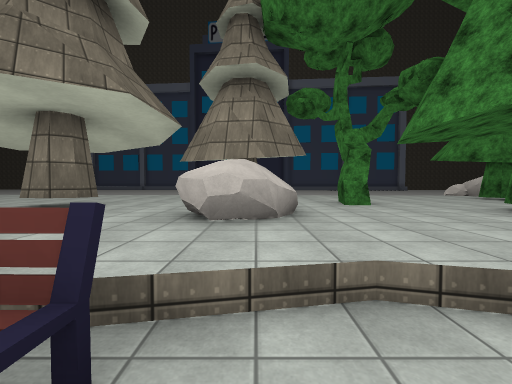
View 1 (above)

24 first-person views from a walk through a 3-D level made in the Unity game engine. The camera is 1.4 m above the floor, tilts 2° down and sees 90° across. The floor is counted in squares, 2 m on a side. Each view is taken from the middle of a square. On the plan, view 1 faces up. The plan holds only what a view shows up to about 9 squares ahead; the rest is blank. The place goes on beyond the plan. The player is left out. Some animated figures are not drawn. Some surface patterns are stand-ins.

View 2
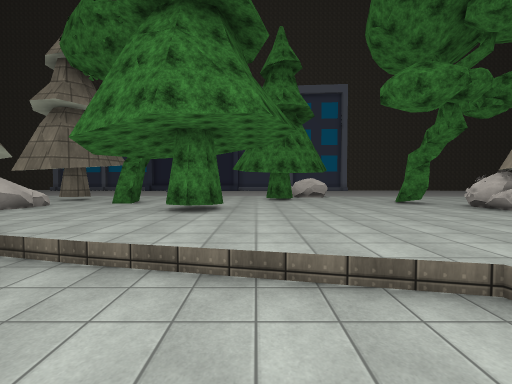

View 3
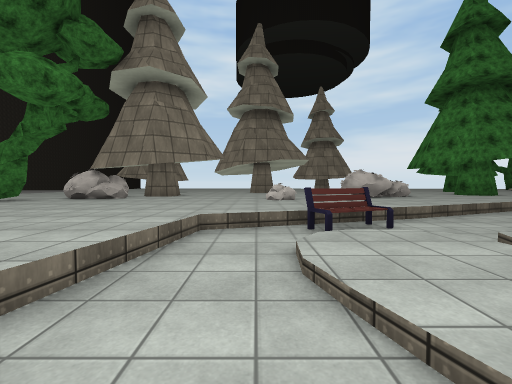

View 4
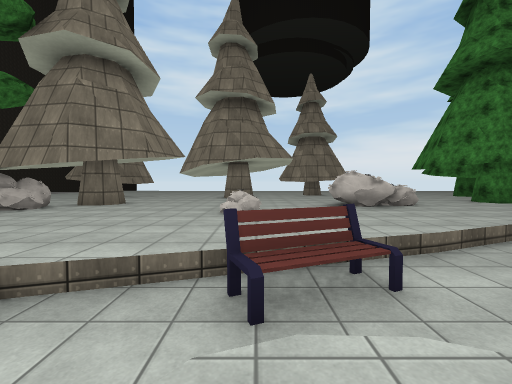

View 5
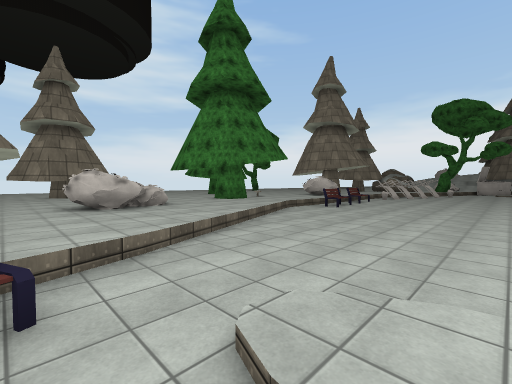

View 6
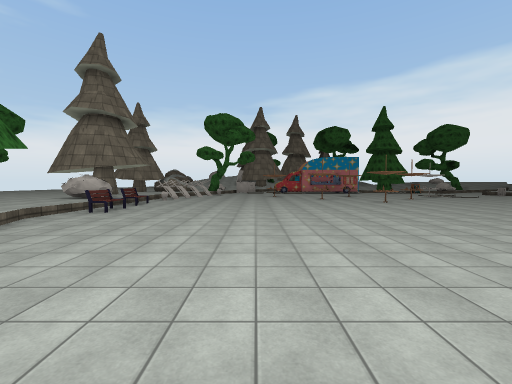

View 7
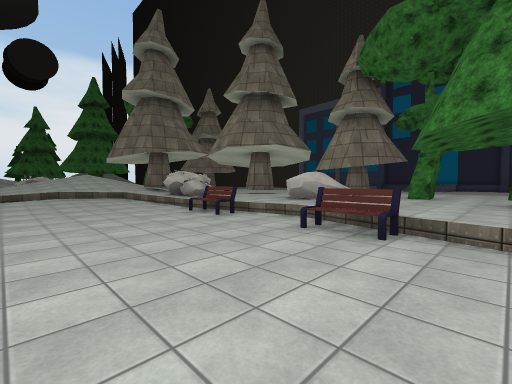

View 8
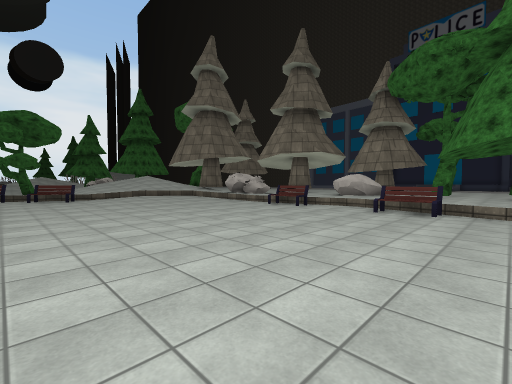

View 9
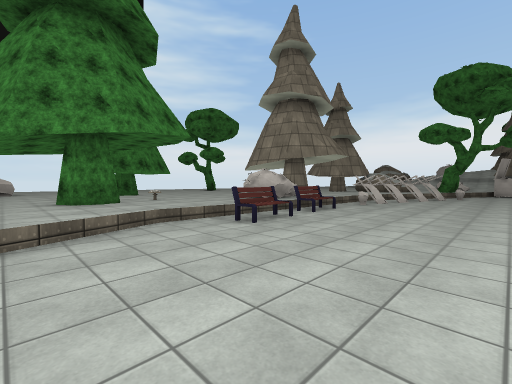

View 10
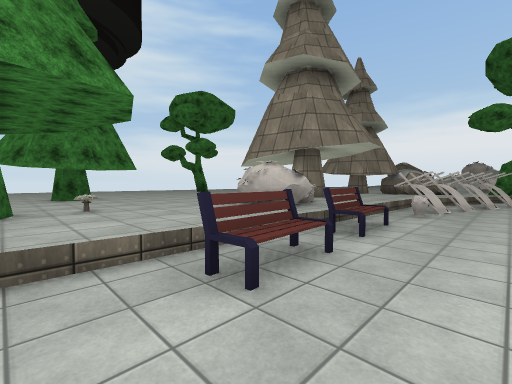

View 11
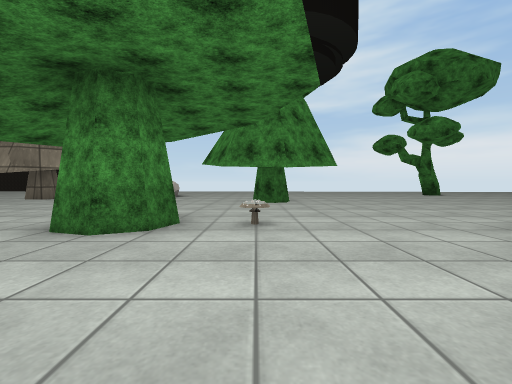

View 12
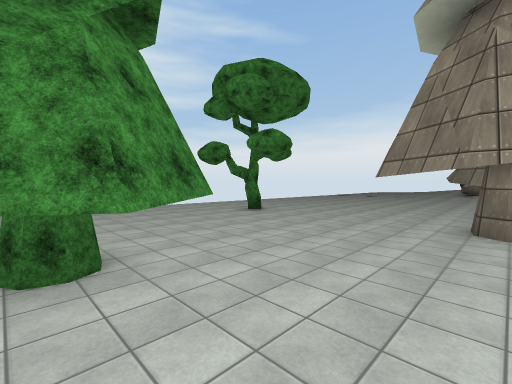

View 13
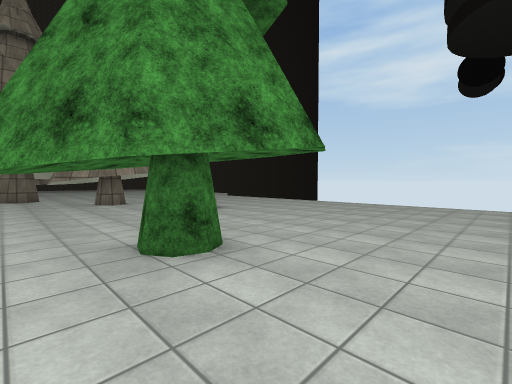

View 14
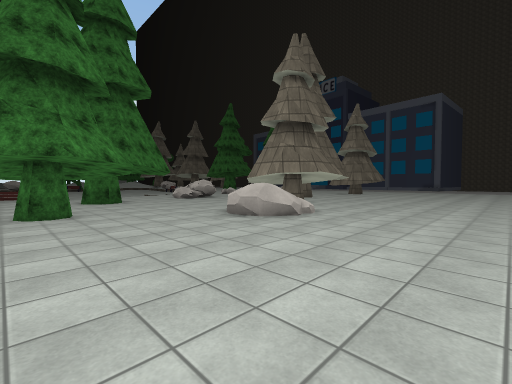

View 15
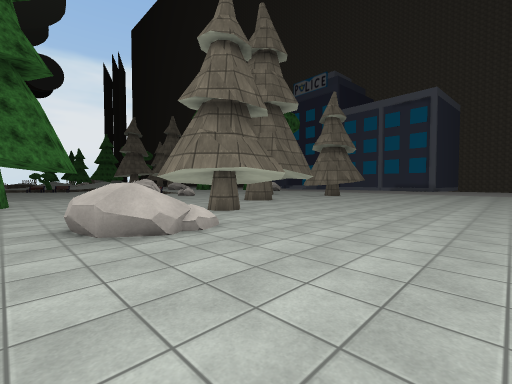

View 16
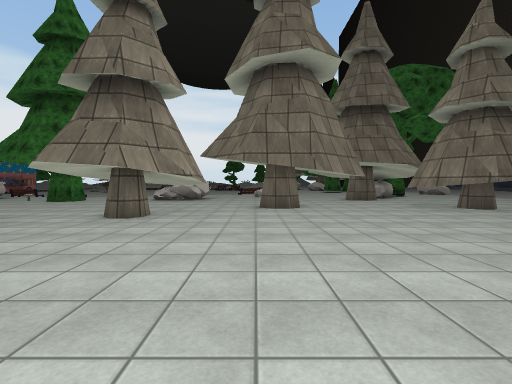

View 17
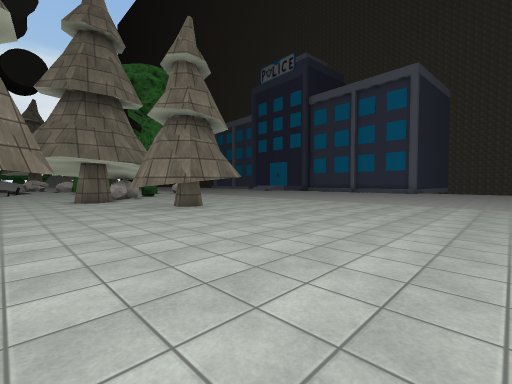

View 18
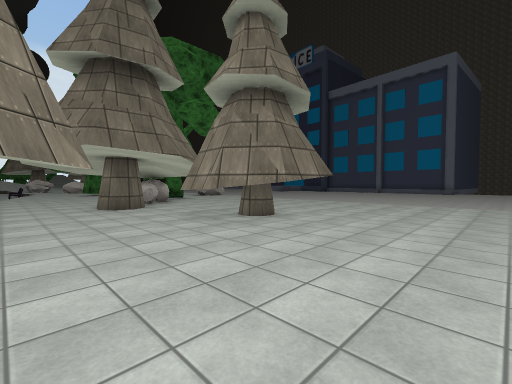

View 19
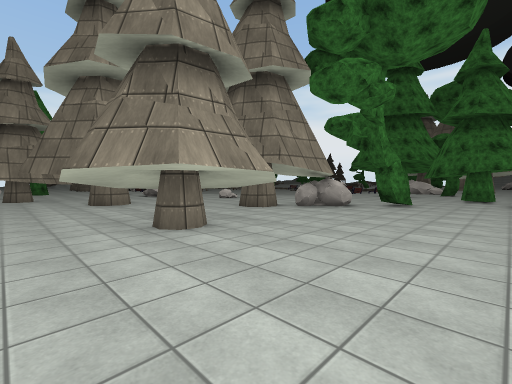

View 20
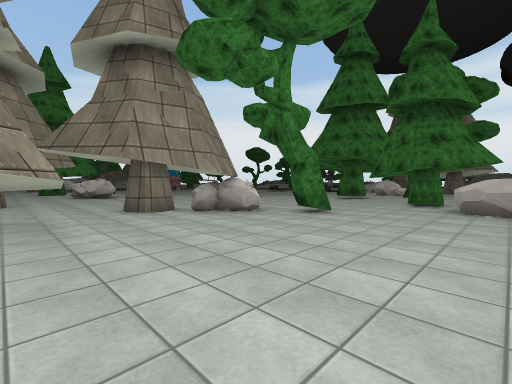

View 21
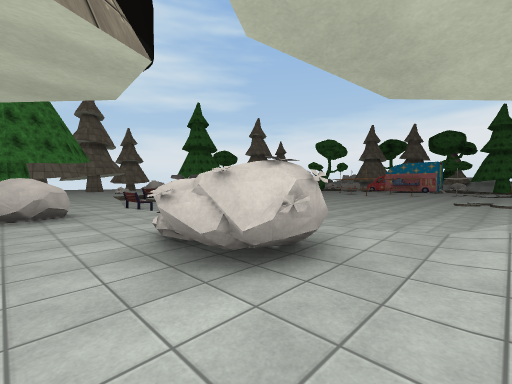

View 22
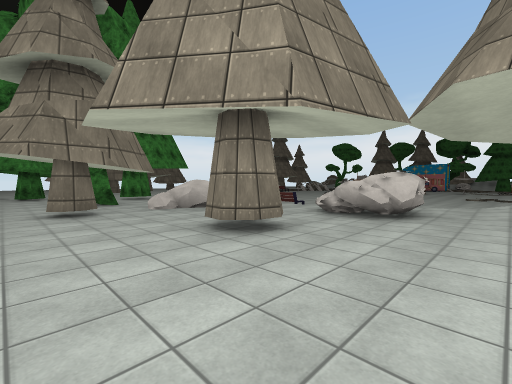

View 23
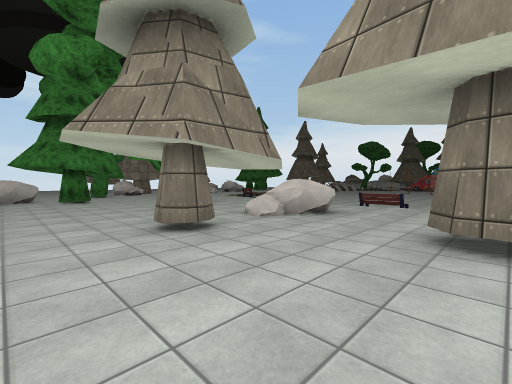

View 24
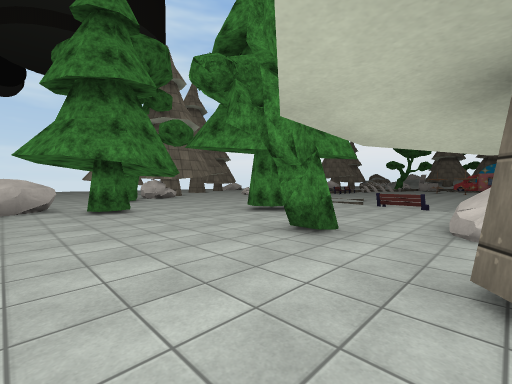

### Floor plan
Key: @ floor where view 1 was taken; # wall or solid block; x gap in a wall; . main floor; - floor 0.25 m lower than the main floor; _ floor 0.5 m lower than the main floor; / step, stairs or slope; = window, fence, low wall or low ledge; O other object.
Columns run from 7 left of view 1 to 24 right of it. Each row starts with its distance up from view 1.
  9   .............##....... ==  =
  8 ................................
  7 .......#......O.................
  6 .........O........O.............
  5 ...#...=.........OO....#........
  4 ......##...#O.....OO...###......
  3 ..#....#....O......O#..###......
  2 xx#=................#...........
  1 /...//O__=......................
  0 /-_____@_____///................
 -1 /-_____________/.......##.......
 -2 /-__________/-/O..O.............
 -3 _-__________ -/#/........##.....
 -4  ___________ -/_/...#...##......
 -5 _____________/___...# ..##......
 -6 _________________/..=  ..#......
 -7 ___       _______/.........=....
 -8 __       _________........==....
 -9         __________/..O..........
-10        ____________..#..........
-11       ___________O_../.##.......
-12      ____________#O....#........
-13      _____________/.............
-14              _____O##...........
-15              _____/#=..........
-16               ___O/...........
-17               ___OO..#......O

Positions as (right, up) in squares from view 1, and headings:
1: (0, 0), facing up
2: (6, -2), facing up
3: (4, -1), facing right
4: (6, -2), facing right
5: (6, -3), facing down-right
6: (6, -4), facing down
7: (4, -3), facing up-left
8: (4, -6), facing up-left
9: (7, -8), facing down-right
10: (9, -10), facing down-right
11: (11, -11), facing right
12: (14, -11), facing down-right
13: (16, -14), facing up-right
14: (24, -12), facing up-left
15: (24, -9), facing up-left
16: (24, -2), facing left
17: (24, 0), facing up-left
18: (21, 0), facing up-left
19: (19, 8), facing down-left
20: (16, 9), facing down-left
21: (-7, 4), facing down-right
22: (-7, 8), facing down-right
23: (-4, 9), facing down-right
24: (0, 9), facing down-right
